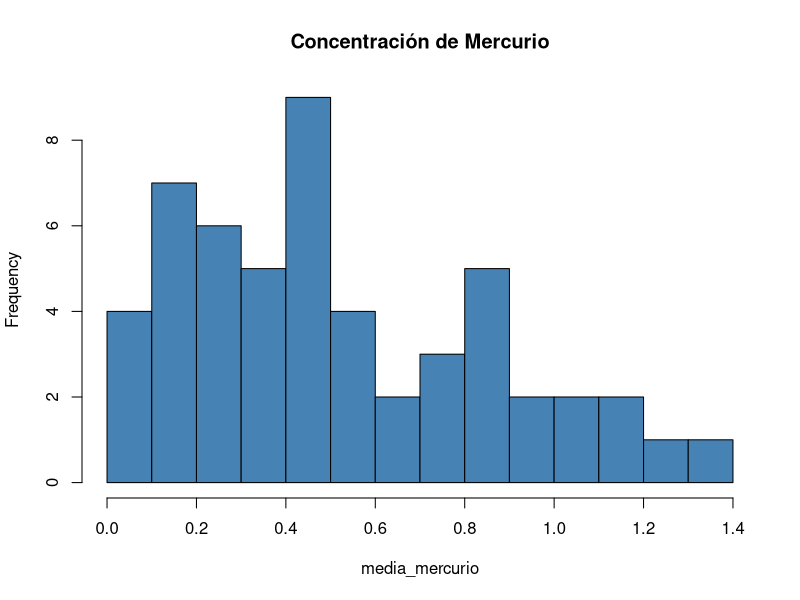
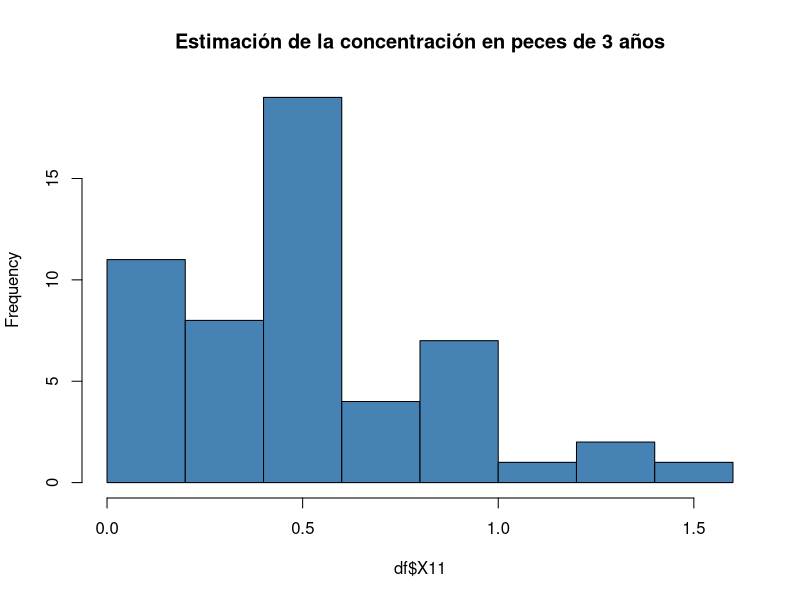
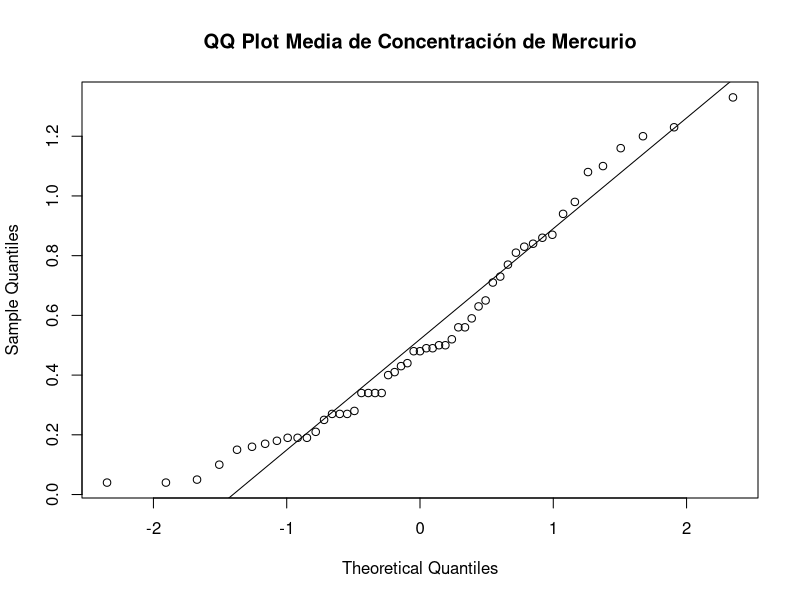
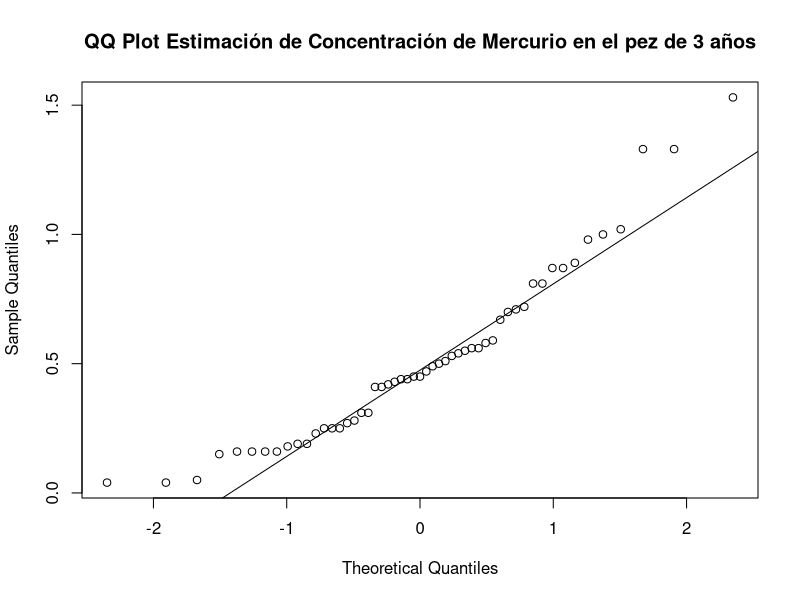
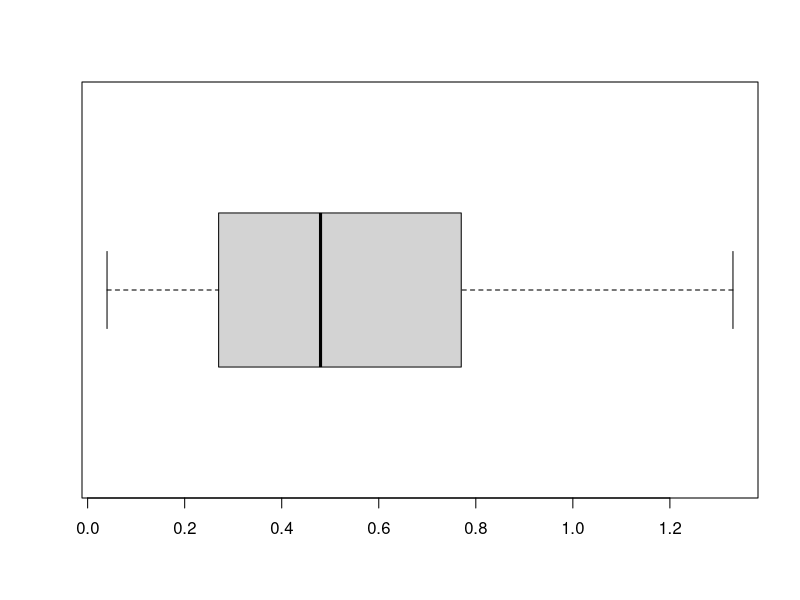

Write the R code that produced these figures, in order.
## ---- chunk 1
knitr::opts_chunk$set(echo = TRUE)
## ---- chunk 2
df=read.csv("mercurio.csv")
## ---- chunk 3
edad_peces = df$X12 
table(edad_peces)
## ---- chunk 4
cantidad_peces = df$X8
table(cantidad_peces)
## ---- chunk 5
media_mercurio = df$X7
table(media_mercurio)
## ---- chunk 6
colSums(is.na(df))
## ---- chunk 7
hist(media_mercurio, col='steelblue', main='Concentración de Mercurio', breaks = 12)
## ---- chunk 8
hist(df$X11, col='steelblue', main='Estimación de la concentración en peces de 3 años', breaks = 10)
## ---- chunk 9
qqnorm(media_mercurio, main='QQ Plot Media de Concentración de Mercurio')
qqline(media_mercurio)
## ---- chunk 10
qqnorm(df$X11, main='QQ Plot Estimación de Concentración de Mercurio en el pez de 3 años')
qqline(df$X11)
## ---- chunk 11
library(e1071)
skewness(media_mercurio)
## ---- chunk 12
boxplot(media_mercurio, horizontal = TRUE)
## ---- chunk 13
iqr <- IQR(media_mercurio)
print(iqr)
